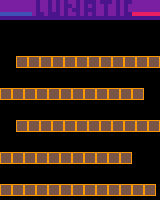

Tiled map render using the project's own tile images. Description and the whole map definition, tile-layer contents included, below:
An orthogonal 40x50 tile map with 4x4 px tiles, 1 tile layer (Capa de Patrones 1).

<map version="1.0" tiledversion="2017.07.26" orientation="orthogonal" renderorder="right-down" width="40" height="50" tilewidth="4" tileheight="4" nextobjectid="1">
 <tileset firstgid="1" source="tiles0.tsx" />
 <layer name="Capa de Patrones 1" width="40" height="50">
  <data encoding="csv">
13,13,13,13,13,13,13,13,13,14,13,13,14,13,14,13,14,13,13,14,13,14,14,14,13,14,14,14,13,14,13,14,14,13,13,13,13,13,13,13,
13,13,13,13,13,13,13,13,13,14,13,13,14,13,14,13,14,14,13,14,13,14,13,14,13,13,14,13,13,14,13,14,13,13,13,13,13,13,13,13,
13,13,13,13,13,13,13,13,13,14,13,13,14,13,14,13,14,13,14,14,13,14,14,14,13,13,14,13,13,14,13,14,13,13,13,13,13,13,13,13,
16,16,16,16,16,16,16,16,13,14,14,13,14,14,14,13,14,13,13,14,13,14,13,14,13,13,14,13,13,14,13,14,14,15,15,15,15,15,15,15,
14,14,14,14,14,14,14,14,14,14,14,14,14,14,14,14,14,14,14,14,14,14,14,14,14,14,14,14,14,14,14,14,14,14,14,14,14,14,14,14,
7,7,7,7,7,7,7,7,7,7,7,7,7,7,7,7,7,7,7,7,7,7,7,7,7,7,7,7,7,7,7,7,7,7,7,7,7,7,7,7,
7,7,7,7,7,7,7,7,7,7,7,7,7,7,7,7,7,7,7,7,7,7,7,7,7,7,7,7,7,7,7,7,7,7,7,7,7,7,7,7,
0,0,0,0,0,0,0,0,0,0,0,0,0,0,0,0,0,0,0,0,0,0,0,0,0,0,0,0,0,0,0,0,0,0,0,0,0,0,0,0,
0,0,0,0,0,0,0,0,0,0,0,0,0,0,0,0,0,0,0,0,0,0,0,0,0,0,0,0,0,0,0,0,0,0,0,0,0,0,0,0,
0,0,0,0,0,0,0,0,0,0,0,0,0,0,0,0,0,0,0,0,0,0,0,0,0,0,0,0,0,0,0,0,0,0,0,0,0,0,0,0,
0,0,0,0,0,0,0,0,0,0,0,0,0,0,0,0,0,0,0,0,0,0,0,0,0,0,0,0,0,0,0,0,0,0,0,0,0,0,0,0,
0,0,0,0,0,0,0,0,0,0,0,0,0,0,0,0,0,0,0,0,0,0,0,0,0,0,0,0,0,0,0,0,0,0,0,0,0,0,0,0,
0,0,0,0,0,0,0,0,0,0,0,0,0,0,0,0,0,0,0,0,0,0,0,0,0,0,0,0,0,0,0,0,0,0,0,0,0,0,0,0,
0,0,0,0,0,0,0,0,0,0,0,0,0,0,0,0,0,0,0,0,0,0,0,0,0,0,0,0,0,0,0,0,0,0,0,0,0,0,0,0,
0,0,0,0,2,10,3,2,10,3,2,10,3,2,10,3,2,10,3,2,10,3,2,10,3,2,10,3,2,10,3,2,10,3,2,10,3,2,10,3,
0,0,0,0,11,6,17,11,6,17,11,6,17,11,6,17,11,6,17,11,6,17,11,6,17,11,6,17,11,6,17,11,6,17,11,6,17,11,6,17,
0,0,0,0,5,9,4,5,9,4,5,9,4,5,9,4,5,9,4,5,9,4,5,9,4,5,9,4,5,9,4,5,9,4,5,9,4,5,9,4,
0,0,0,0,0,0,0,0,0,0,0,0,0,0,0,0,0,0,0,0,0,0,0,0,0,0,0,0,0,0,0,0,0,0,0,0,0,0,0,0,
0,0,0,0,0,0,0,0,0,0,0,0,0,0,0,0,0,0,0,0,0,0,0,0,0,0,0,0,0,0,0,0,0,0,0,0,0,0,0,0,
0,0,0,0,0,0,0,0,0,0,0,0,0,0,0,0,0,0,0,0,0,0,0,0,0,0,0,0,0,0,0,0,0,0,0,0,0,0,0,0,
0,0,0,0,0,0,0,0,0,0,0,0,0,0,0,0,0,0,0,0,0,0,0,0,0,0,0,0,0,0,0,0,0,0,0,0,0,0,0,0,
0,0,0,0,0,0,0,0,0,0,0,0,0,0,0,0,0,0,0,0,0,0,0,0,0,0,0,0,0,0,0,0,0,0,0,0,0,0,0,0,
2,10,3,2,10,3,2,10,3,2,10,3,2,10,3,2,10,3,2,10,3,2,10,3,2,10,3,2,10,3,2,10,3,2,10,3,0,0,0,0,
11,6,17,11,6,17,11,6,17,11,6,17,11,6,17,11,6,17,11,6,17,11,6,17,11,6,17,11,6,17,11,6,17,11,6,17,0,0,0,0,
5,9,4,5,9,4,5,9,4,5,9,4,5,9,4,5,9,4,5,9,4,5,9,4,5,9,4,5,9,4,5,9,4,5,9,4,0,0,0,0,
0,0,0,0,0,0,0,0,0,0,0,0,0,0,0,0,0,0,0,0,0,0,0,0,0,0,0,0,0,0,0,0,0,0,0,0,0,0,0,0,
0,0,0,0,0,0,0,0,0,0,0,0,0,0,0,0,0,0,0,0,0,0,0,0,0,0,0,0,0,0,0,0,0,0,0,0,0,0,0,0,
0,0,0,0,0,0,0,0,0,0,0,0,0,0,0,0,0,0,0,0,0,0,0,0,0,0,0,0,0,0,0,0,0,0,0,0,0,0,0,0,
0,0,0,0,0,0,0,0,0,0,0,0,0,0,0,0,0,0,0,0,0,0,0,0,0,0,0,0,0,0,0,0,0,0,0,0,0,0,0,0,
0,0,0,0,0,0,0,0,0,0,0,0,0,0,0,0,0,0,0,0,0,0,0,0,0,0,0,0,0,0,0,0,0,0,0,0,0,0,0,0,
0,0,0,0,2,10,3,2,10,3,2,10,3,2,10,3,2,10,3,2,10,3,2,10,3,2,10,3,2,10,3,2,10,3,2,10,3,2,10,3,
0,0,0,0,11,6,17,11,6,17,11,6,17,11,6,17,11,6,17,11,6,17,11,6,17,11,6,17,11,6,17,11,6,17,11,6,17,11,6,17,
0,0,0,0,5,9,4,5,9,4,5,9,4,5,9,4,5,9,4,5,9,4,5,9,4,5,9,4,5,9,4,5,9,4,5,9,4,5,9,4,
0,0,0,0,0,0,0,0,0,0,0,0,0,0,0,0,0,0,0,0,0,0,0,0,0,0,0,0,0,0,0,0,0,0,0,0,0,0,0,0,
0,0,0,0,0,0,0,0,0,0,0,0,0,0,0,0,0,0,0,0,0,0,0,0,0,0,0,0,0,0,0,0,0,0,0,0,0,0,0,0,
0,0,0,0,0,0,0,0,0,0,0,0,0,0,0,0,0,0,0,0,0,0,0,0,0,0,0,0,0,0,0,0,0,0,0,0,0,0,0,0,
0,0,0,0,0,0,0,0,0,0,0,0,0,0,0,0,0,0,0,0,0,0,0,0,0,0,0,0,0,0,0,0,0,0,0,0,0,0,0,0,
0,0,0,0,0,0,0,0,0,0,0,0,0,0,0,0,0,0,0,0,0,0,0,0,0,0,0,0,0,0,0,0,0,0,0,0,0,0,0,0,
2,10,3,2,10,3,2,10,3,2,10,3,2,10,3,2,10,3,2,10,3,2,10,3,2,10,3,2,10,3,2,10,3,0,0,0,0,0,0,0,
11,6,17,11,6,17,11,6,17,11,6,17,11,6,17,11,6,17,11,6,17,11,6,17,11,6,17,11,6,17,11,6,17,0,0,0,0,0,0,0,
5,9,4,5,9,4,5,9,4,5,9,4,5,9,4,5,9,4,5,9,4,5,9,4,5,9,4,5,9,4,5,9,4,0,0,0,0,0,0,0,
0,0,0,0,0,0,0,0,0,0,0,0,0,0,0,0,0,0,0,0,0,0,0,0,0,0,0,0,0,0,0,0,0,0,0,0,0,0,0,0,
0,0,0,0,0,0,0,0,0,0,0,0,0,0,0,0,0,0,0,0,0,0,0,0,0,0,0,0,0,0,0,0,0,0,0,0,0,0,0,0,
0,0,0,0,0,0,0,0,0,0,0,0,0,0,0,0,0,0,0,0,0,0,0,0,0,0,0,0,0,0,0,0,0,0,0,0,0,0,0,0,
0,0,0,0,0,0,0,0,0,0,0,0,0,0,0,0,0,0,0,0,0,0,0,0,0,0,0,0,0,0,0,0,0,0,0,0,0,0,0,0,
0,0,0,0,0,0,0,0,0,0,0,0,0,0,0,0,0,0,0,0,0,0,0,0,0,0,0,0,0,0,0,0,0,0,0,0,0,0,0,0,
2,10,3,2,10,3,2,10,3,2,10,3,2,10,3,2,10,3,2,10,3,2,10,3,2,10,3,2,10,3,2,10,3,2,10,3,2,10,3,0,
11,6,17,11,6,17,11,6,17,11,6,17,11,6,17,11,6,17,11,6,17,11,6,17,11,6,17,11,6,17,11,6,17,11,6,17,11,6,17,0,
5,9,4,5,9,4,5,9,4,5,9,4,5,9,4,5,9,4,5,9,4,5,9,4,5,9,4,5,9,4,5,9,4,5,9,4,5,9,4,0,
0,0,0,0,0,0,0,0,0,0,0,0,0,0,0,0,0,0,0,0,0,0,0,0,0,0,0,0,0,0,0,0,0,0,0,0,0,0,0,0
</data>
 </layer>
</map>